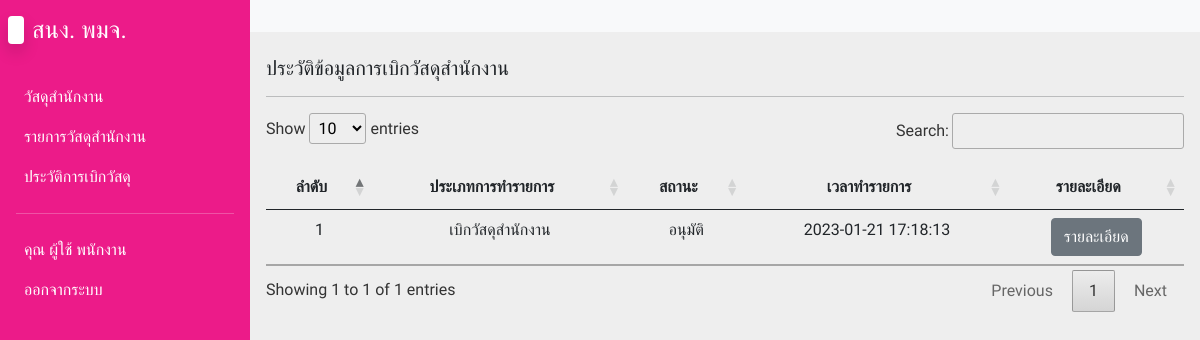
The app's page /history.php (signed in), older data.
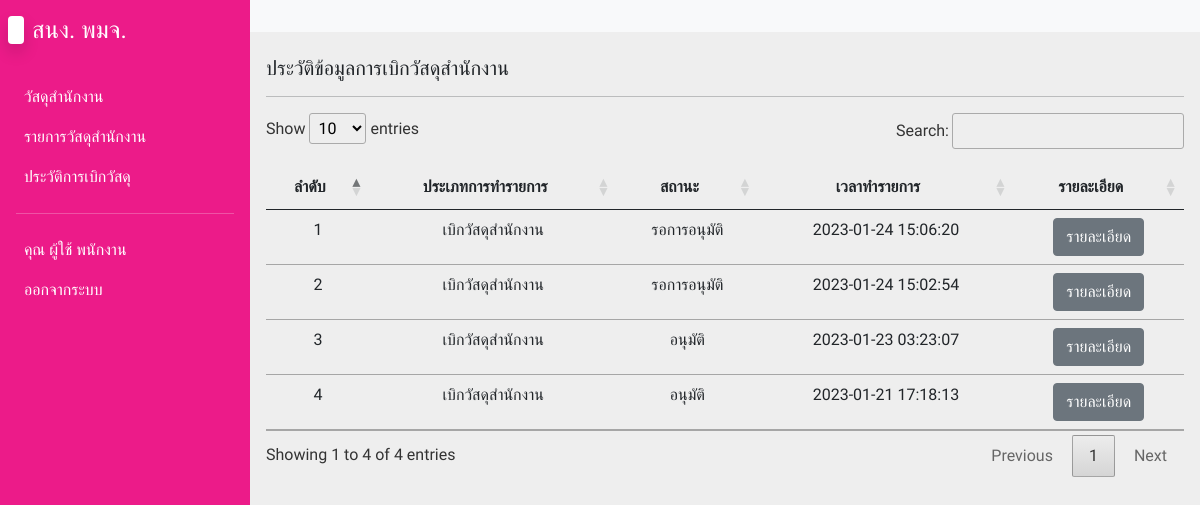
The same page, newer data.
### tables this page shows
CREATE TABLE `transfer` (
  `t_id` int(11) NOT NULL,
  `t_type` int(11) NOT NULL,
  `stat_id` int(11) NOT NULL,
  `emp_id` int(11) NOT NULL,
  `t_datetime` timestamp NOT NULL DEFAULT current_timestamp()
);

### history.php (the view, shortened to what this page needs)
<?php
include('config/db.php');
?>
<!DOCTYPE html>
<html lang="en">
<head>
  <link rel="stylesheet" href="css/bootstrap.min.css">
  <link rel="stylesheet" href="css/fonts.css">
  <link rel="stylesheet" href="css/styles.css">
  <link rel="stylesheet" href="css/jquery.dataTables.min.css">
  <link rel="stylesheet" href="css/all.min.css">
  <link rel="stylesheet" href="css/fontawesome.min.css">
</head>
<body>
  <div class="main-container d-flex">
    <div class="sidebar" id="side_nav">
      <div class="header-box px-2 pt-3 pb-4 d-flex justify-content-between">
        <h1 class="fs-4"><span class="bg-white text-dark rounded shadow px-2 me-2"></span><span class="text-white">สนง. พมจ.</span></h1>
      </div>
      <?php include('includes/menuSidebar.inc.php'); ?>
    </div>
    <div class="content">
      <nav class="navbar navbar-expand-md navbar-light bg-light">
        <div class="container-fluid">
          <div class="collapse navbar-collapse justify-content-end" id="navbarSupportedContent">
            <ul class="navbar-nav mb-2 mb-lg-0">
              <li class="nav-item">
                <a class="nav-link active" aria-current="page" href="#"></a>
              </li>
            </ul>
          </div>
        </div>
      </nav>
    <div class="dashboard-content px-3 pt-4">
      <h2 class="fs-5"> ประวัติข้อมูลการเบิกวัสดุสำนักงาน</h2>
      <hr>
      <table class="table" id="myTable">
        <thead>
          <th class="text-center">ลำดับ</th>
          <th class="text-center">ประเภทการทำรายการ</th>
          <th class="text-center">สถานะ</th>
          <th class="text-center">เวลาทำรายการ</th>
          <th class="text-center">รายละเอียด</th>
        </thead>
        <tbody>
          <?php
          $emp_id = $_SESSION['emp_id'];
          $i = 0;
          $sql = "SELECT * FROM `transfer` INNER JOIN status ON transfer.stat_id = status.stat_id WHERE transfer.emp_id = $emp_id ORDER BY transfer.t_id DESC";
          $query = mysqli_query($conn, $sql);
          while($row = mysqli_fetch_array($query)) {
            $i++;
          ?>
          <tr class="text-center">
            <td><?= $i; ?></td>
            <td>
              <?php if($row['t_type'] == 1) {
                echo 'เบิกวัสดุสำนักงาน';
              } else {
                echo 'นำเข้า';
              } ?>
            </td>
            <td>
            <?php if($row['stat_status'] == 2) {
                echo 'อนุมัติ';
              } else if($row['stat_status'] == 1) {
                echo 'รอการอนุมัติ';
              } else {
                echo 'ไม่อนุมัติ';
              } ?>
            </td>
            <td><?= $row['t_datetime']; ?></td>
            <td>
              <a href="history_detail.php?id=<?= $row['t_id']; ?>" class="btn btn-secondary">รายละเอียด</a>
            </td>
          </tr>
          <?php } ?>
        </tbody>
      </table>
    </div>
    <br><br><br>
  </div>
</body>
</html>

### includes/menuSidebar.inc.php (shortened to what this page needs)
<ul class="list-unstyled px-2">
  <?php
  if($_SESSION['emp_role'] == 1) {
  ?>
  <li class=""><a href="offices.php" class="text-decoration-none px-3 py-2 d-block"> วัสดุสำนักงาน</a>
  </li>
  <li class=""><a href="lists.php" class="text-decoration-none px-3 py-2 d-block"> รายการวัสดุสำนักงาน</a>
  </li>
  <li class=""><a href="history.php" class="text-decoration-none px-3 py-2 d-block"> ประวัติการเบิกวัสดุ</a>
  </li>
  <?php } ?>
  <hr class="h-color mx-2">
  <li><a href="#" class="text-decoration-none px-3 py-2 d-block">คุณ <?= $_SESSION['emp_fname']; ?> <?= $_SESSION['emp_lname']; ?></a></li>
  <li class=""><a href="#" id="logout" class="text-decoration-none px-3 py-2 d-block"> ออกจากระบบ</a>
  </li>
</ul>

### css/styles.css (style rules this page uses)
body { background-color: #eee; }
#side_nav { background: #EC1B89; min-width: 250px; max-width: 250px; transition: all 0.3s; }
.content { min-height: 100vh; width: 100%; }
hr.h-color { background-color: whitesmoke; }
.sidebar li a { color: #fff; }

Row changes from the older to the newer data that the page shows:
added transfer: t_type "เบิกวัสดุสำนักงาน", shows "รอการอนุมัติ", t_datetime "2023-01-24 15:06:20"
added transfer: t_type "เบิกวัสดุสำนักงาน", shows "รอการอนุมัติ", t_datetime "2023-01-24 15:02:54"
added transfer: t_type "เบิกวัสดุสำนักงาน", shows "อนุมัติ", t_datetime "2023-01-23 03:23:07"
Text that changed along with them:
text written by a page script: "Show entries Search: Showing 1 to 1 of 1 entries Previous 1 Next" → "Show entries Search: Showing 1 to 4 of 4 entries Previous 1 Next"
